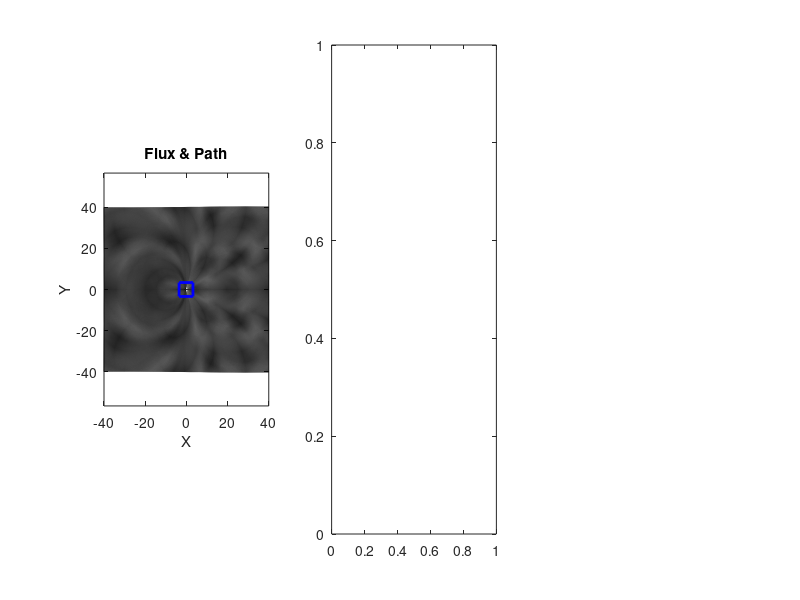

Source code (MATLAB): (Note: this script raises an error after producing the figure.)
% handheld_guidance.m
% Simulate a handheld receiver guiding a person to a beacon using only
% the unsigned power readings from two orthogonal antennas:

%% === Constants & Grid Setup ===
mu0    = 4*pi*1e-7;           
m      = 1e-2;                
range  = 40;                  
res    = 0.5;                 

[x,y] = meshgrid(-range:res:range, -range:res:range);
r     = sqrt(x.^2 + y.^2); r(r==0)=eps;
theta     = atan2(y,x);
Br    = mu0*m./(4*pi*r.^3).*(2*cos(theta));
Bt    = mu0*m./(4*pi*r.^3).*sin(theta);
BxF   = Br.*cos(theta) - Bt.*sin(theta);
ByF   = Br.*sin(theta) + Bt.*cos(theta);

%% === Parameters & State Init ===
params.hist_size     = 10;
params.min_valid_mag = 0.05;
params.drop_steps    = 5;
params.reverse_cd    = 20;
params.fwd_thresh    = pi/12;
params.max_turn      = pi/6;
params.step_size     = 0.5;

% Rolling‐history buffer (seed below)
state.history.buf = zeros(params.hist_size,1);
state.history.idx = 1;
state.sum_history = 0;

% Reverse‐lock & drop counters
state.fwd_drops     = 0;
state.reverse_lock  = false;
state.cd_timer      = 0;
state.did_reverse   = false;

% Steering state
state.turn_dir      = +1;
state.last_ratio    = 1;

%% === Initial Position & Heading ===
pos     = (rand(1,2)*2-1)*(range-5);
while norm(pos) < 10
    pos = (rand(1,2)*2-1)*(range-5);
end
heading = rand(1,2); heading = heading/norm(heading);

% Seed history with first magnitude
Bx0 = interp2(x,y,BxF,pos(1),pos(2),'linear',0);
By0 = interp2(x,y,ByF,pos(1),pos(2),'linear',0);
mag0 = sqrt(Bx0^2 + By0^2);
state.history.buf(:) = mag0;
state.sum_history    = mag0 * params.hist_size;

%% === Logging & Figure ===
steps     = 300;
pos_log   = nan(steps,2);
Bpar_log  = nan(steps,1);
Bperp_log = nan(steps,1);
mag_log   = nan(steps,1);

figure('Position',[100 100 1400 500]);
subplot(1,3,1);
magF = sqrt(BxF.^2 + ByF.^2);
quiver(x,y,BxF./magF,ByF./magF,.5,'k'); hold on;
p_dot = plot(NaN,NaN,'ro','MarkerFaceColor','r');
h_head= quiver(NaN,NaN,0,0,2,'b','LineWidth',2);
plot(0,0,'bs','MarkerSize',10,'LineWidth',2);
axis equal; title('Flux & Path'); xlabel('X'); ylabel('Y');

subplot(1,3,2);
hP = plot(NaN,NaN,'-r','LineWidth',1.5); hold on;
hQ = plot(NaN,NaN,'-b','LineWidth',1.5);
hM = plot(NaN,NaN,'-k','LineWidth',2);
legend('B_{||}','B_{\perp}','|B|','Location','NW');
title('Signals'); xlabel('Step'); ylabel('Magnitude');

subplot(1,3,3);
h_sug = quiver(0,0,0,0,'LineWidth',2,'MaxHeadSize',2,'AutoScale','off');
axis([-1 1 -1 1]); axis off; title('Suggestion');

%% === Main Loop ===
for k = 1:steps
    % 1) Sample two‐antenna powers
    Bx   = interp2(x,y,BxF,pos(1),pos(2),'linear',0);
    By   = interp2(x,y,ByF,pos(1),pos(2),'linear',0);
    Bpar = abs(dot([Bx,By],heading));
    perp = [-heading(2), heading(1)];
    Bperp= abs(dot([Bx,By],perp));
    mag  = sqrt(Bpar^2 + Bperp^2);

    % 2) Update history & compute previous average
    avg_prev = state.sum_history / params.hist_size;
    old = state.history.buf(state.history.idx);
    state.history.buf(state.history.idx) = mag;
    state.sum_history = state.sum_history - old + mag;
    state.history.idx = state.history.idx + 1;
    if state.history.idx > params.hist_size
        state.history.idx = 1;
    end

    % 3) Reverse‐lock logic
    if ~state.reverse_lock
        if mag < avg_prev
            state.fwd_drops = state.fwd_drops + 1;
        else
            state.fwd_drops = 0;
        end
        if state.fwd_drops >= params.drop_steps
            state.reverse_lock = true;
            state.cd_timer     = params.reverse_cd;
            state.did_reverse  = true;
            state.fwd_drops    = 0;
        end
    else
        if state.cd_timer > 0
            state.cd_timer = state.cd_timer - 1;
        else
            state.reverse_lock = false;
        end
    end

    % 4) Steering decision
    if state.reverse_lock
        if state.did_reverse
            turn = pi;               % do U‐turn once
            state.did_reverse = false;
        else
            turn = 0;                % hold reversed heading
        end
        sug_vec = [0, -1];
    else
        ang = atan2(Bperp, Bpar);
        if abs(ang) <= params.fwd_thresh
            turn    = 0;
            sug_vec = [0, 1];
        else
            ratio = Bpar / max(eps, Bperp);
            if ratio < state.last_ratio
                state.turn_dir = -state.turn_dir;
            end
            state.last_ratio = ratio;
            if state.turn_dir > 0
                turn    =  params.max_turn;
                sug_vec = [-1, 0];
            else
                turn    = -params.max_turn;
                sug_vec = [ 1, 0];
            end
        end
    end

    % 5) Apply turn & move
    heading = rotate_vector(heading, turn);
    heading = heading / norm(heading);
    pos     = pos + params.step_size * heading;
    pos     = max(min(pos, range), -range);

    % 6) Log & plot
    pos_log(k,:) = pos;
    Bpar_log(k)  = Bpar;
    Bperp_log(k) = Bperp;
    mag_log(k)   = mag;
    subplot(1,3,1);
      set(p_dot,'XData',pos(1),'YData',pos(2));
      set(h_head,'XData',pos(1),'YData',pos(2),...
                 'UData',heading(1),'VData',heading(2));
      plot(pos_log(1:k,1),pos_log(1:k,2),'r-');
    subplot(1,3,2);
      set(hP,'XData',1:k,'YData',Bpar_log(1:k));
      set(hQ,'XData',1:k,'YData',Bperp_log(1:k));
      set(hM,'XData',1:k,'YData',mag_log(1:k));
    subplot(1,3,3);
      set(h_sug,'UData',sug_vec(1),'VData',sug_vec(2));

    drawnow; pause(0.03);

    % 7) Stop when close
    if norm(pos) < 1
        disp("Beacon reached!"); break;
    end
end

%% === rotate helper ===
function v2 = rotate_vector(v, theta)
    R  = [cos(theta), -sin(theta); sin(theta), cos(theta)];
    v2 = (R * v')';
end
